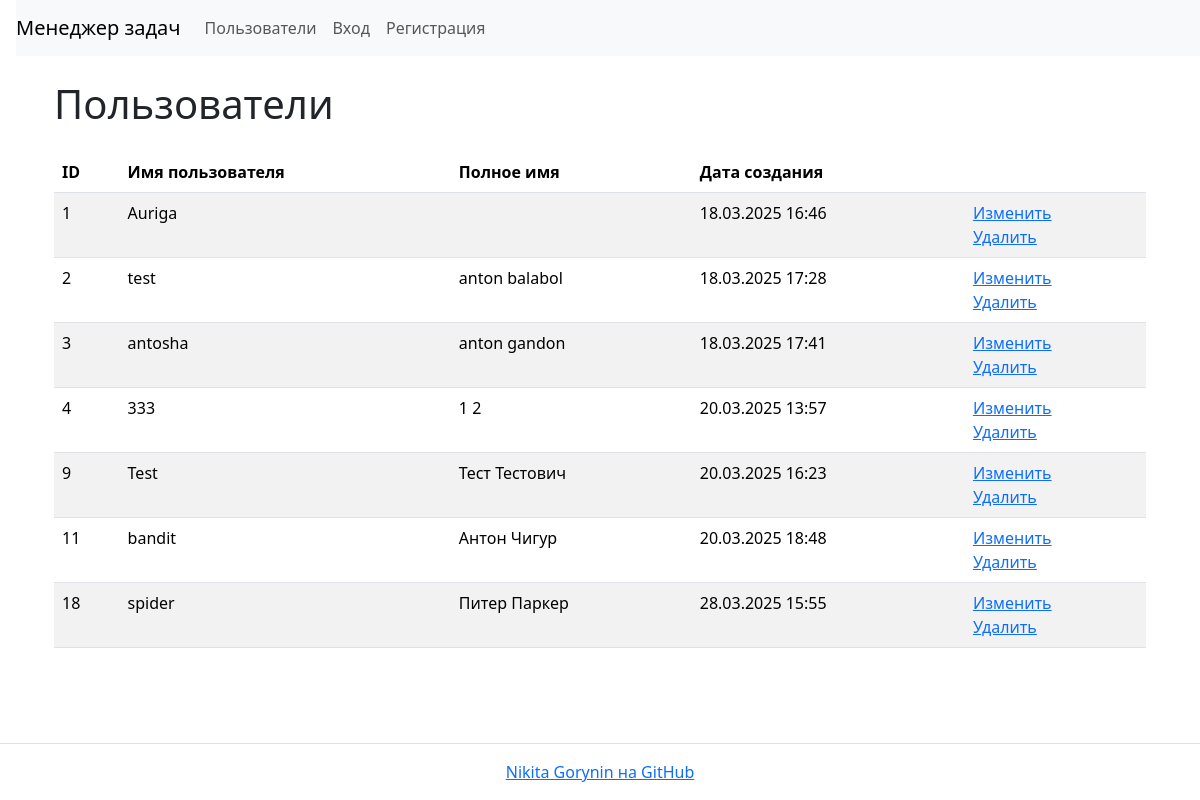
/users/, run on the app's committed database.
### task_manager/users/models.py (models this page shows, shortened)
class User(AbstractUser):
    first_name = models.CharField(max_length=150)
    last_name = models.CharField(max_length=150)

### task_manager/users/views.py (the view)
# urls.py: path('', UsersListView.as_view(), name='users'),
class UsersListView(ListView):
    template_name = 'users/list.html'
    model = User
    context_object_name = 'users'

### task_manager/templates/users/list.html
{% extends "base.html" %}
{% block content %}
<div class="container wrapper flex-grow-1">
    <h1 class="my-4">Пользователи</h1>
    <table class="table table-striped">
        <thead>
            <tr>
                <th>ID</th>
                <th>Имя пользователя</th>
                <th>Полное имя</th>
                <th>Дата создания</th>
                <th></th>
            </tr>
        </thead>
        <tbody>
            {% if users %}
                {% for user in users %}
                    <tr>
                        <td>{{ user.id }}</td>
                        <td>{{ user.username }}</td>
                        <td>{{ user.first_name }} {{ user.last_name }}</td>
                        <td>{{ user.date_joined|date:"d.m.Y H:i" }}</td>
                        <td>
                          <a href="{% url 'user_update' user.id %}">Изменить</a>
                          <br>
                          <a href="{% url 'user_delete' user.id %}">Удалить</a>
                        </td>
                    </tr>
                {% endfor %}
            {% endif %}
        </tbody>
    </table>
</div>
{% endblock %}

### data on the page
User: id "1", username "Auriga", date_joined "18.03.2025 16:46"
User: id "2", username "test", first_name "anton", last_name "balabol", date_joined "18.03.2025 17:28"
User: id "3", username "antosha", first_name "anton", last_name "gandon", date_joined "18.03.2025 17:41"
User: id "4", username "333", first_name "1", last_name "2", date_joined "20.03.2025 13:57"
User: id "9", username "Test", first_name "Тест", last_name "Тестович", date_joined "20.03.2025 16:23"
User: id "11", username "bandit", first_name "Антон", last_name "Чигур", date_joined "20.03.2025 18:48"
User: id "18", username "spider", first_name "Питер", last_name "Паркер", date_joined "28.03.2025 15:55"
